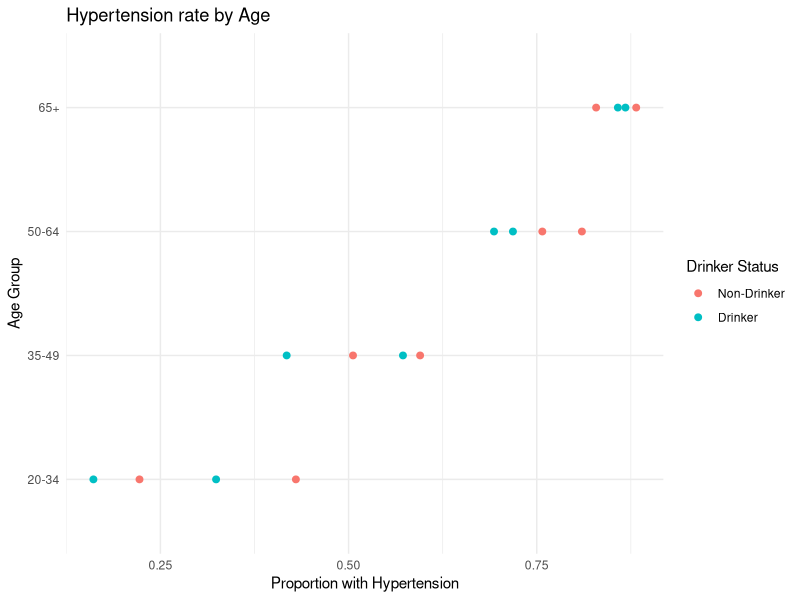
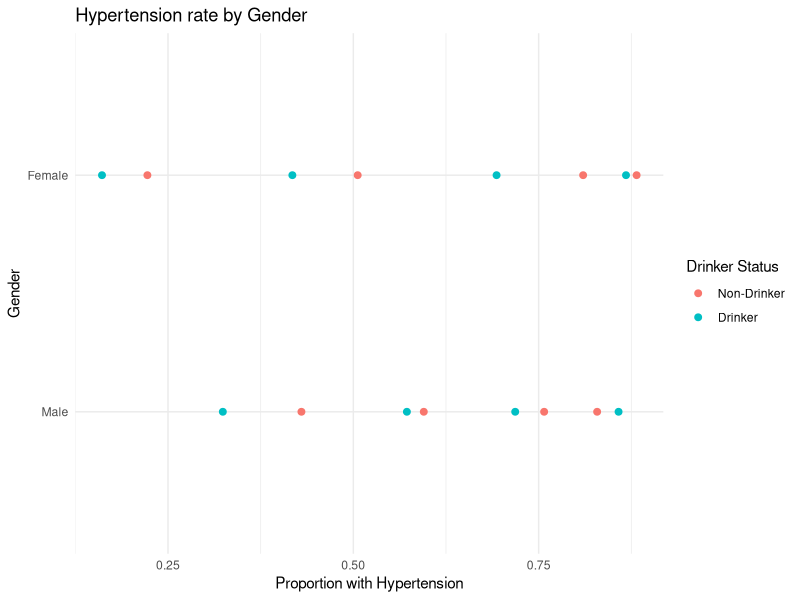
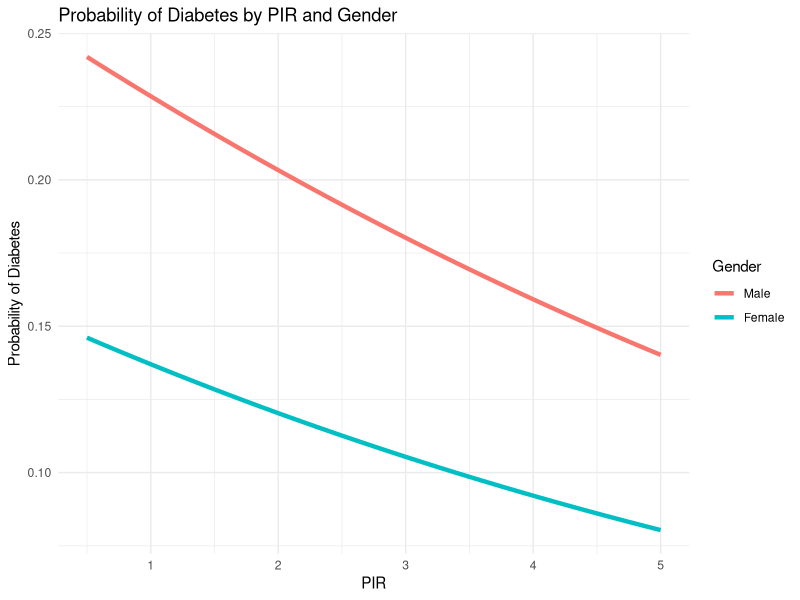

These figures' R source, in order:
## ---- chunk 1
drink.df <- read.csv("Hyper_Drink.csv", header = T)

drink.df$Gender <- factor(drink.df$Gender, levels = c(1, 2), labels = c("Male", "Female"))
drink.df$Age <- factor(drink.df$Age, levels = c(1, 2, 3, 4), labels = c("20-34", "35-49", "50-64", "65+"))
drink.df$Drink <- factor(drink.df$Drink, levels = c(0, 1), labels = c("Non-Drinker", "Drinker"))
## ---- chunk 2
library(dplyr)

drink.df %>%
  group_by(Gender) %>%
  summarise(
    Total = sum(Total),
    Hypertension = sum(Hypertension),
    Proportion = Hypertension / Total
  )

## ---- chunk 3
drink.df %>%
  group_by(Age) %>%
  summarise(
    Total = sum(Total),
    Hypertension = sum(Hypertension),
    Proportion = Hypertension / Total
  )
## ---- chunk 4
drink.df %>%
  group_by(Drink) %>%
  summarise(
    Total = sum(Total),
    Hypertension = sum(Hypertension),
    Proportion = Hypertension / Total
  )
## ---- chunk 5
library(ggplot2)

ggplot(drink.df, aes(
  x = Hypertension / Total,
  y = Age,
  color = Drink,
  group = Drink
)) +
  geom_point(size = 2) +
  labs(
    title = "Hypertension rate by Age",
    y = "Age Group",
    x = "Proportion with Hypertension",
    color = "Drinker Status"
  ) +
  theme_minimal()



## ---- chunk 6
ggplot(drink.df, aes(
  x = Hypertension / Total,
  y = Gender,
  color = Drink,
  group = Drink
)) +
  geom_point(size = 2) +
  labs(
    title = "Hypertension rate by Gender",
    y = "Gender",
    x = "Proportion with Hypertension",
    color = "Drinker Status"
  ) +
  theme_minimal()

## ---- chunk 7
model <- glm(cbind(Hypertension, Total - Hypertension) ~ Gender + Age + Drink + 
               Gender:Drink + Age:Drink,
             data = drink.df,
             family = binomial(link = "logit"))

summary(model)
## ---- chunk 8
upper_model <- glm(cbind(Hypertension, Total - Hypertension) ~ 
                     (Gender + Age + Drink)^2, 
                   data = drink.df, 
                   family = binomial(link = "logit"))

final_model <- step(upper_model, direction = "both")
summary(final_model)
## ---- chunk 9
anova(final_model, test="Chisq")
pchisq(df=3, q=1.7248, lower.tail = F)
## ---- chunk 10
diabetes.df <- read.csv("Diabetes.csv", header = T)
diabetes.df$Gender <- factor(diabetes.df$Gender, levels = c(1, 2), labels = c("Male", "Female"))
diabetes.df$Age <- factor(diabetes.df$Age, levels = c(1, 2, 3, 4), labels = c("20-34", "35-49", "50-64", "65+"))
diabetes.df$BMI <- factor(diabetes.df$BMI, levels = c(1, 2, 3), labels = c("Normal", "Overweight", "Obese"))
diabetes.df$Nocturia <- factor(diabetes.df$Nocturia, levels = c(0, 1), labels = c("No", "Yes"))
diabetes.df$Hypertension <- factor(diabetes.df$Hypertension, levels = c(0, 1), labels = c("No", "Yes"))


set.seed(7)
sample <- diabetes.df%>%sample_n(200)
df <- subset(sample, select = -seqn)
db.glm <- glm(data = df, Diabetes~., family="binomial"(link="logit"))
summary(db.glm)
## ---- chunk 11
anova(db.glm, test="Chisq")
pchisq(df=190, q=177.94, lower.tail = F)

## ---- chunk 12
odds <- exp(coef(db.glm))
odds.conf <- exp(confint(db.glm))

odds.df <- data.frame(
  CI_Lower = round(odds.conf[, 1], 3),
  Odds_Ratio = round(odds, 3),
  CI_Upper = round(odds.conf[, 2], 3)
)

odds.df

## ---- chunk 13
newdata.pred <- data.frame(
  Gender = factor("Male", levels = levels(df$Gender)),
  Age = factor("35-49", levels = levels(df$Age)),
  PIR = 1.7,
  BMI = factor("Normal", levels = levels(df$BMI)),
  Nocturia = factor("Yes", levels = levels(df$Nocturia)),
  Hypertension = factor("Yes", levels = levels(df$Hypertension))
)
## ---- chunk 14
pred <- predict(db.glm, newdata = newdata.pred, type = "link", se.fit = TRUE)

fit <- pred$fit
lwr <- fit - 1.96 * pred$se.fit
upr <- fit + 1.96 * pred$se.fit

prob <- plogis(fit)
lower_prob <- plogis(lwr)
upper_prob <- plogis(upr)

range <- c(Probability = prob, Lower_CI = lower_prob, Upper_CI = upper_prob)
range
## ---- chunk 15
newdata <- expand.grid(
  Gender = factor(c("Male", "Female"), levels = levels(df$Gender)),
  Age = factor("35-49", levels = levels(df$Age)),
  PIR = seq(0.5, 5, 0.05),
  BMI = factor("Normal", levels = levels(df$BMI)),
  Nocturia = factor("Yes", levels = levels(df$Nocturia)),
  Hypertension = factor("Yes", levels = levels(df$Hypertension))
)

newdata$fit_prob <- predict(db.glm, newdata = newdata, type = "response")


ggplot(newdata, aes(x = PIR, y = fit_prob, color = Gender)) +
  geom_line(size = 1.5) +
  labs(
    title = "Probability of Diabetes by PIR and Gender",
    x = "PIR",
    y = "Probability of Diabetes",
    color = "Gender"
  ) +
  theme_minimal()



